Frame 1 (no input): blank canvas, image omitted
Frame 60 (no input): blank canvas, image omitted
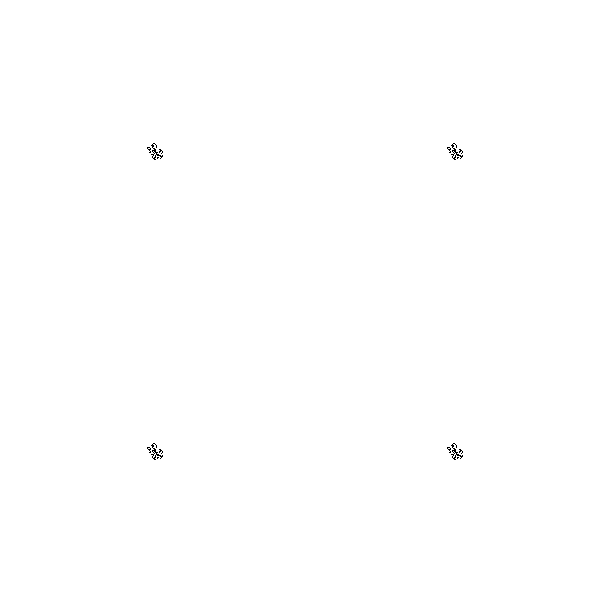
Frame 120 (the mouse pressed at the canvas centre since frame 60)

The p5.js sketch whose frames 1 and 60 were blank and that drew this single picture after the mouse press (run headless with seeded random() and noise() and a simulated clock; from frame 60 on, the mouse is pressed at the canvas centre):

// p5.js sketch
// ── sketch.js
nbr=600
acc=5
Fourmis=[]
function setup(){
	createCanvas(nbr,nbr)
	background(255)
	Fourmis.push(new fourmi(int(nbr/4),int(nbr/4)))
	Fourmis.push(new fourmi(int(nbr*3/4),int(nbr/4)))
	Fourmis.push(new fourmi(int(nbr/4),int(nbr*3/4)))
	Fourmis.push(new fourmi(int(nbr*3/4),int(nbr*3/4)))

}

function draw(){
  noStroke()

  loadPixels()
	for (k=0;k<acc;k++){
		for (l=0;l<Fourmis.length;l++){
			Fourmis[l].move()
		}
	}

  updatePixels()
}

function fourmi(x,y){
		this.x=x;
		this.y=y;
		this.dir=0;
		this.move=function(){
			if (get(this.x,this.y)[0]==255){
				this.dir++
				if (this.dir==4) {this.dir=0}
			}else{
				this.dir--
				if (this.dir==-1) {this.dir=3}
			}

			c=255-get(this.x,this.y)[0]
			c=color(c,c,c)
			set(this.x,this.y,c)

			if (this.dir==0){this.y--}
			else if (this.dir==1){this.x++}
			else if (this.dir==2){this.y++}
			else{this.x--}

			if (this.x==-1){this.x=nbr-1}
			else if(this.x==nbr){this.x=0}
			else if(this.y==nbr){this.y=0}
		}
}
